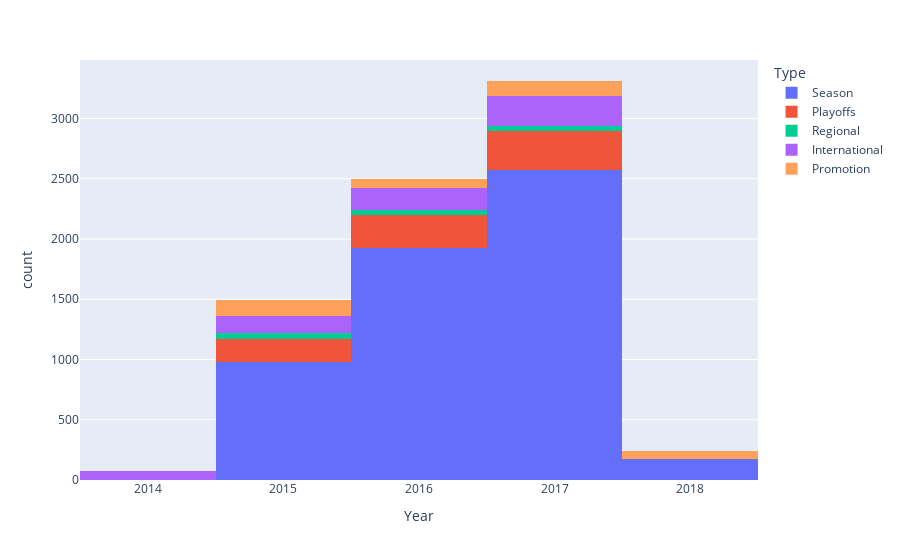

The notebook cell saved with this chart:
### Markdown cell above
# Analiza danych 
# Wnioski
- Widoczna tendencja większej ilości rozegranych gier każdego typu w kolejnych latach
- Tendencja większej ilości wygranych dla drużyn po stronie niebieskiej
- Czas gry również przyczynia się do częstrzej wygranej dla drużyny niebieskiej
- Brak większych wahań wygrania konkretnej strony dla poszczególnych lig na przestrzeni lat, z niewielkimi wyjątkami dla CSL, EULCS, TCL w 2018 roku
- W tabeli pivot widać przełożenie, że im dłuższy czas tym większe prawdopodobieństwo wygrania strony niebieskiej
- Równy rozkład wygrania poszczególnych stron na przestrzeni lat

### Code cell
figOne = px.histogram(dfM, "Year", color="Type")
figOne.update_yaxes(matches=None, showticklabels=True)

### Figure 1 — Plotly figure (JSON) as saved in the notebook; plotly's stock layout.template omitted (floating-point values rounded to 4 significant figures; data arrays with more than 128 entries replaced by an {"elided": "..."} marker saying what was removed)
{"data": [{"alignmentgroup": "True", "bingroup": "x", "hovertemplate": "Type=Season<br>Year=%{x}<br>count=%{y}<extra></extra>", "legendgroup": "Season", "marker": {"color": "#636efa", "pattern": {"shape": ""}}, "name": "Season", "offsetgroup": "Season", "orientation": "v", "showlegend": true, "type": "histogram", "x": {"elided": "5653 int values"}, "xaxis": "x", "yaxis": "y"}, {"alignmentgroup": "True", "bingroup": "x", "hovertemplate": "Type=Playoffs<br>Year=%{x}<br>count=%{y}<extra></extra>", "legendgroup": "Playoffs", "marker": {"color": "#EF553B", "pattern": {"shape": ""}}, "name": "Playoffs", "offsetgroup": "Playoffs", "orientation": "v", "showlegend": true, "type": "histogram", "x": {"elided": "775 int values"}, "xaxis": "x", "yaxis": "y"}, {"alignmentgroup": "True", "bingroup": "x", "hovertemplate": "Type=Regional<br>Year=%{x}<br>count=%{y}<extra></extra>", "legendgroup": "Regional", "marker": {"color": "#00cc96", "pattern": {"shape": ""}}, "name": "Regional", "offsetgroup": "Regional", "orientation": "v", "showlegend": true, "type": "histogram", "x": {"elided": "143 int values"}, "xaxis": "x", "yaxis": "y"}, {"alignmentgroup": "True", "bingroup": "x", "hovertemplate": "Type=International<br>Year=%{x}<br>count=%{y}<extra></extra>", "legendgroup": "International", "marker": {"color": "#ab63fa", "pattern": {"shape": ""}}, "name": "International", "offsetgroup": "International", "orientation": "v", "showlegend": true, "type": "histogram", "x": {"elided": "658 int values"}, "xaxis": "x", "yaxis": "y"}, {"alignmentgroup": "True", "bingroup": "x", "hovertemplate": "Type=Promotion<br>Year=%{x}<br>count=%{y}<extra></extra>", "legendgroup": "Promotion", "marker": {"color": "#FFA15A", "pattern": {"shape": ""}}, "name": "Promotion", "offsetgroup": "Promotion", "orientation": "v", "showlegend": true, "type": "histogram", "x": {"elided": "391 int values"}, "xaxis": "x", "yaxis": "y"}], "layout": {"barmode": "relative", "legend": {"title": {"text": "Type"}, "tracegroupgap": 0}, "margin": {"t": 60}, "xaxis": {"anchor": "y", "domain": [0, 1], "title": {"text": "Year"}}, "yaxis": {"anchor": "x", "domain": [0, 1], "showticklabels": true, "title": {"text": "count"}}}}
